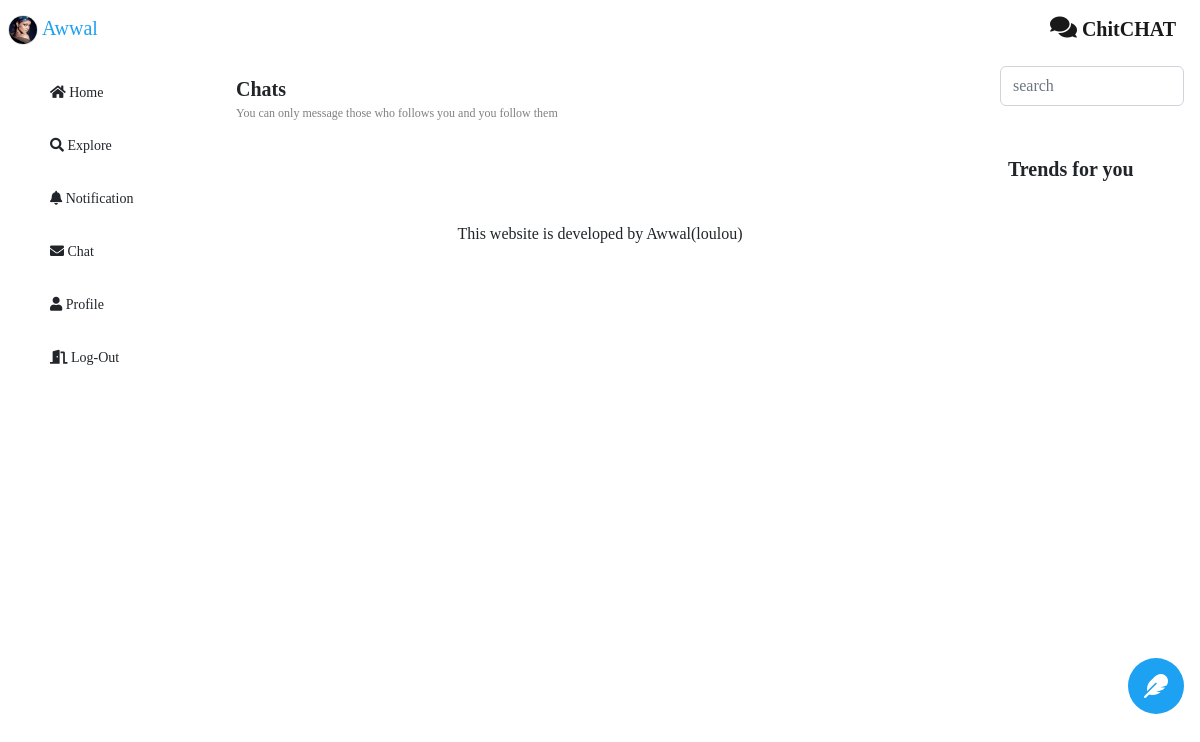
Before: /chat/chat/ (signed in) with the older database file.
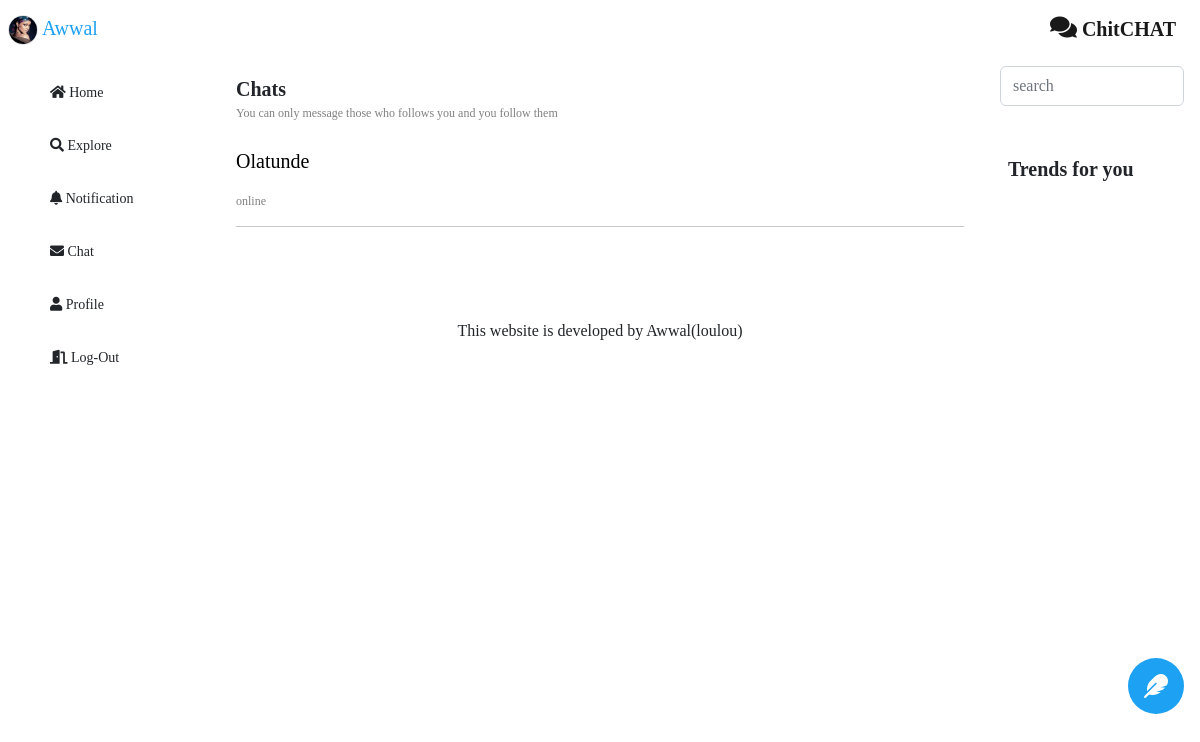
After: the same page with the newer database file.
### chat/models.py (models this page shows, shortened)
class Chat(models.Model):
	user=models.OneToOneField(User,related_name='chat',on_delete=models.CASCADE)
	active=models.BooleanField(default=True)
	def get_absolute_url(self):
		return reverse('message',args=[self.id])

### chat/views.py (the view)
# urls.py: path('chat/',ChatView,name='chat')
@login_required
def ChatView(request):
    prof=Profile.objects.get(user__username=request.user)
    fo=prof.follow.all()
    fol=prof.follower.all()
    foll=User.objects.filter(profile__in=fo)
    profile=User.objects.all()
    follo=User.objects.filter(profile__in=fol)
    chat=Chat.objects.all().exclude(user=request.user).filter(user__in=foll).filter(user__in=follo)
    template='messageTemplate/chat.html'
    context=dict(chat=chat)
    return render(request,template,context)

### tweet/models.py (called while the page is built)
    def get_absolute_url(self):
        return reverse('ProfileUrl', args=[self.id])

### template/messageTemplate/chat.html (shortened to what this page needs)
{%extends 'base.html'%}
{%block content%}
<div class='sz-20 bold'> Chats</div>
<div class='sz-12 color-t'> You can only message those who follows you and you follow them  </div>
<br>
{%for cht in chat%}
<a class='normal' href={{cht.get_absolute_url}} >
<p class='sz-20 color-black'>{{cht.user.username|title}}</p>
<div class='sz-12 color-t'>{%if cht.active%}online{%else%}offline{%endif%}</div>
</a>
<hr>
{%endfor%}
{%endblock%}

Changed rows visible on the page:
added Chat: user.username "Olatunde", active "online"
